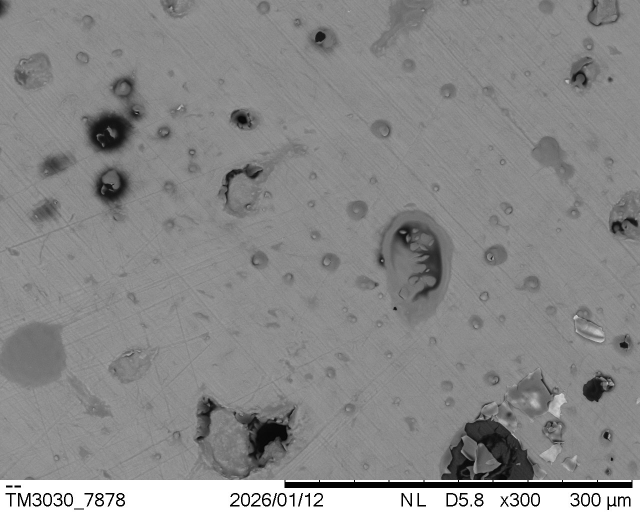
#> input picture data/sem/000_cross_x300_5.jpg, 1280 x 1040 px (shown at 1/2 size)
$ python -i 'step3_预测新样品.py'   (imports and definitions only)   (older library calls are emulated)
#> lines starting #> are read from the running program, lines starting #| are printed output that depends on the picture; after the words box and inside, x2 and y2 are one past the last pixel; in counts of white or black regions, pixels touching at a corner belong together
# ============================================================
# step3_预测新样品.py —— 来了新样品，一键预测老化级别
# ============================================================
# 这一步做什么：
#   1. 你提供了一个新龟甲样品的数据（XRD/IR/SEM，可以只有一种）
#   2. 脚本自动提取和训练时一样的特征
#   3. 用训练好的模型预测这个样品属于哪个老化级别
#   4. 输出预测结果、置信度（把握有多大）、各类别概率
#
# 你需要做的：
#   1. 确保已经运行过 step2_训练模型.py（有训练好的模型）
#   2. 准备好新样品的数据文件（至少一种）
#   3. 运行命令（把路径换成你实际的文件路径）:
#
#      三种都有：
#      python step3_预测新样品.py --xrd data/xrd/GH001_xrd.csv --ir data/ir/GH001_ir.csv --sem_surface data/sem/GH001_surface_5000x.jpg --sem_cross data/sem/GH001_cross_10000x.jpg
#
#      只有IR：
#      python step3_预测新样品.py --ir data/ir/GH001_ir.csv
#
#      只有IR+SEM表面：
#      python step3_预测新样品.py --ir data/ir/GH001_ir.csv --sem_surface data/sem/GH001_surface_5000x.jpg
# ============================================================

# ======================== 导入需要的库 ========================
import os                                     # 操作系统接口，处理文件路径
import sys                                    # 系统模块，用来读取命令行参数
import argparse                               # 命令行参数解析工具，帮你处理 --xrd 这样的参数
import numpy as np                            # 数值计算库
import pandas as pd                           # 表格处理库
import joblib                                 # 模型加载工具
import cv2                                    # OpenCV图像处理库
from scipy.signal import find_peaks           # 找峰函数
from scipy.ndimage import label as nd_label   # 连通区域标记
from scipy import stats                       # 统计函数
from skimage.feature import graycomatrix, graycoprops  # GLCM纹理分析
from skimage.feature import local_binary_pattern         # LBP纹理分析
from skimage.filters import threshold_otsu as otsu_threshold  # Otsu自动阈值
import config                                 # 导入配置文件


# ======================== 特征提取函数（和step1中一样） ========================
# 注意：这里必须使用和 step1_提取特征.py 中完全一样的特征提取方法！
# 否则训练和预测时特征不一致，模型就无法正常工作

# [180 lines left out: functions extract_xrd_features_from_file, extract_ir_features_from_file, not called in this run]


def extract_sem_single(filepath):
    """从单张SEM图片提取特征（和step1中的extract_sem_single_image完全一致）"""
#> called with filepath = 'data/sem/000_cross_x300_5.jpg'
    if not os.path.exists(filepath):           # 检查文件是否存在
        return None

    image = cv2.imread(filepath)               # 读取图片
#> image is the input picture: shape (1040, 1280, 3); min 0, max 255, mean 138.5
    if image is None:
        return None

    image = cv2.resize(image, config.SEM_IMAGE_SIZE, interpolation=cv2.INTER_AREA)  # 缩放到512x512
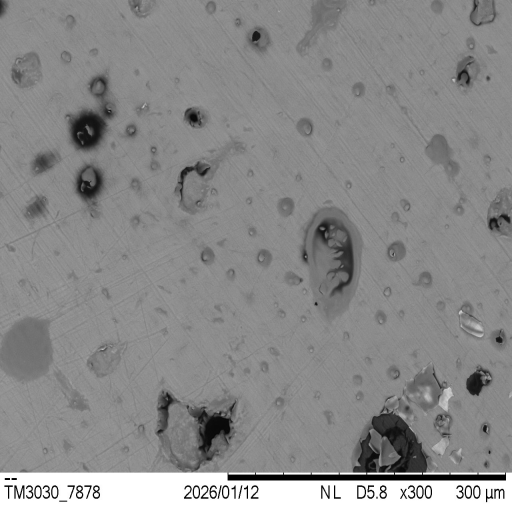
#> image: shape (512, 512, 3); min 0, max 255, mean 138.5
    gray = cv2.cvtColor(image, cv2.COLOR_BGR2GRAY)  # 转灰度图

    features = {}                              # 空字典

    # 灰度统计
    features["gray_mean"] = np.mean(gray)
    features["gray_std"] = np.std(gray)
    features["gray_median"] = np.median(gray)
    features["gray_min"] = np.min(gray)
    features["gray_max"] = np.max(gray)
    features["gray_skewness"] = stats.skew(gray.flatten())
    features["gray_kurtosis"] = stats.kurtosis(gray.flatten())

    # GLCM纹理
    glcm = graycomatrix(                       # 计算灰度共生矩阵
        gray,
        distances=[config.GLCM_DISTANCE],
        angles=[0, np.pi/4, np.pi/2, 3*np.pi/4],
        levels=config.GLCM_LEVELS,
        symmetric=True,
        normed=True
    )

    for prop_name in ["contrast", "dissimilarity", "homogeneity", "energy", "correlation"]:
        prop_values = graycoprops(glcm, prop_name)  # 计算纹理属性
        features[f"glcm_{prop_name}"] = np.mean(prop_values)
#> this loop made 5 passes
#> prop_values on passes 1 to 5: [[213.3, 370.5, 214.8, 360.7]], [[4.38, 5.62, 4.44, 6.07]], [[0.333, 0.339, 0.347, 0.288]], [[0.083, 0.0828, 0.0831, 0.0776]], [[0.922, 0.864, 0.921, 0.867]]
#> after the loop, features = 12 items

    # LBP纹理
    radius = 1
    n_points = 8 * radius
    lbp = local_binary_pattern(gray, n_points, radius, "uniform")
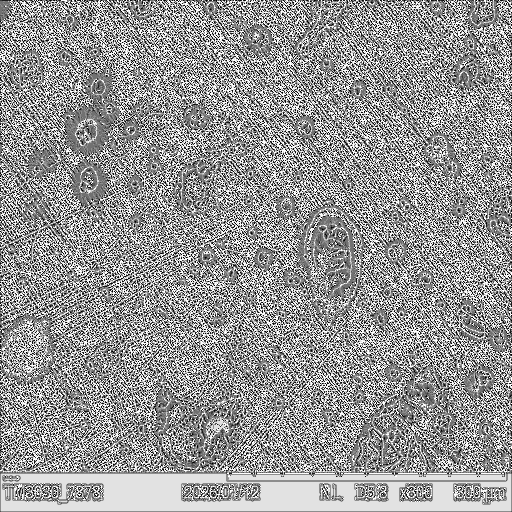
#> lbp: shape (512, 512) float64; min 0, max 9, mean 5.3; drawn with min black and max white

    n_bins = int(n_points + 2)
    hist, _ = np.histogram(lbp.ravel(), bins=n_bins, range=(0, n_bins))
#> hist = [19431, 20742, 12861, 21878, 30555, 26945, 18380, 23896, 43160, 44296]
    hist = hist.astype("float")
    hist /= (hist.sum() + 1e-7)
#> hist = [0.0741, 0.0791, 0.0491, 0.0835, 0.117, 0.103, 0.0701, 0.0912, 0.165, 0.169]

    for i in range(n_bins):
        features[f"lbp_{i}"] = hist[i]
#> after the loop, features = 22 items

    # 形态学特征
    threshold = otsu_threshold(gray)           # Otsu自动阈值
#> threshold = 192
    binary = gray > threshold
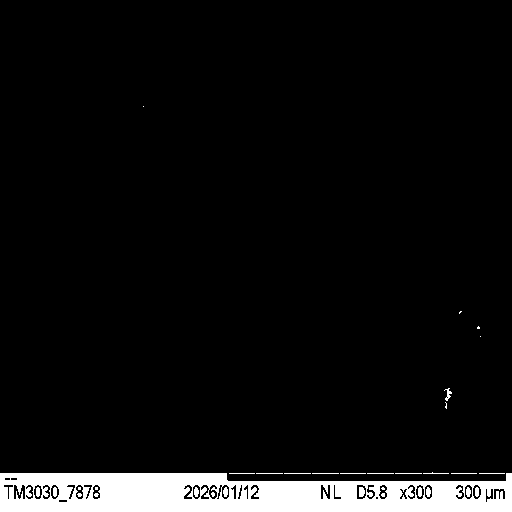
#> binary: shape (512, 512) bool; 6.2% white; 33 white regions (12 under 20 px), largest, box (x1, y1, x2, y2) and area: (0, 473, 512, 512) 15608, (359, 487, 365, 497) 52, (444, 388, 452, 401) 44
    labeled, num_features = nd_label(binary.astype(int))
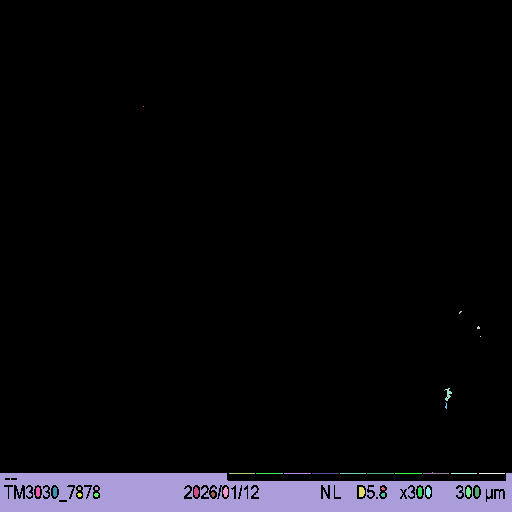
#> labeled: shape (512, 512) int32; 36 distinct labels, from 0 to 35; one colour per label, 0 black
#> num_features = 35

    features["particle_count"] = num_features

    if num_features > 0:
        areas = []
        for i in range(1, num_features + 1):
            area = np.sum(labeled == i)
            areas.append(area)
#> this loop made 35 passes
#> area on passes 5, 9, 10, 11, 12, 13, 14, 15, 16, 17, 18, 19: 43, 27, 15608, 26, 27, 27, 27, 26, 27, 27, 26, 26
#> after the loop, areas = 35 values, max 15608 at index 9, min 1 at index 0, mean 468

        features["morph_mean_area"] = np.mean(areas)
        features["morph_std_area"] = np.std(areas)
        features["morph_max_area"] = np.max(areas)
        features["morph_area_fraction"] = np.sum(binary) / gray.size
        if np.mean(areas) > 0:
            features["morph_area_cv"] = np.std(areas) / np.mean(areas)
        else:
            features["morph_area_cv"] = 0.0
    else:
        features["morph_mean_area"] = 0.0
        features["morph_std_area"] = 0.0
        features["morph_max_area"] = 0.0
        features["morph_area_fraction"] = 0.0
        features["morph_area_cv"] = 0.0

    return features


# [59 lines left out: functions extract_sem_from_files, apply_feature_selection, not called in this run]


# ======================== 主程序 ========================
# [150 lines not run here, left out]

>>> result = extract_sem_single('data/sem/000_cross_x300_5.jpg')
#> result = 28 items

$ run again, on data/sem/000_cross_x400_4.jpg
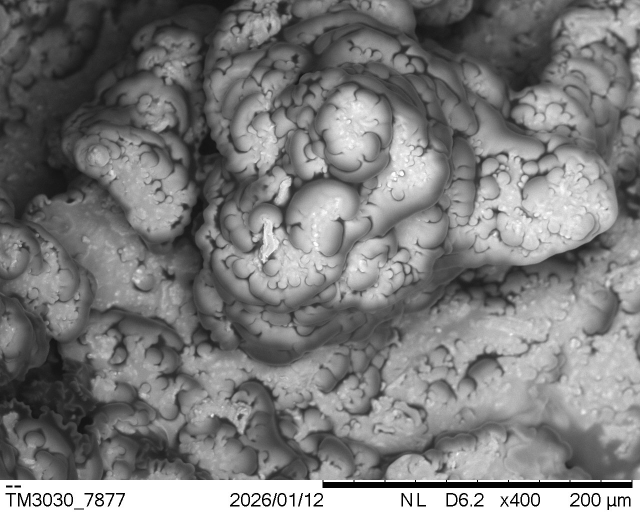
#> input picture data/sem/000_cross_x400_4.jpg, 1280 x 1040 px (shown at 1/2 size)
#> in extract_sem_single, image is the input picture: shape (1040, 1280, 3); min 0, max 255, mean 124.9
#> image: shape (512, 512, 3)
#> the loop in extract_sem_single, `for prop_name in ["contrast", "dissimilarity", "homogeneity", "energy"..` made 5 passes
#> prop_values on passes 1 to 5: [[267.8, 463.9, 241.5, 428.3]], [[7.03, 9.69, 6.51, 9.33]], [[0.242, 0.201, 0.257, 0.205]], [[0.0536, 0.0496, 0.0512, 0.0497]], [[0.961, 0.933, 0.965, 0.938]]
#> after the loop in extract_sem_single, `for prop_name in ["contrast", "dissimilarity", "homogeneity", "energy"..`: features = 12 items
#> in extract_sem_single, `hist, _ = np.histogram(lbp.ravel(), bins=n_bins, range=(0, n_bins))`: hist = [5458, 9012, 12118, 41077, 82639, 42383, 16638, 13407, 23658, 15754]
#> in extract_sem_single, `hist /= (hist.sum() + 1e-7)`: hist = [0.0208, 0.0344, 0.0462, 0.157, 0.315, 0.162, 0.0635, 0.0511, 0.0902, 0.0601]
#> after the loop in extract_sem_single, `for i in range(n_bins):`: features = 22 items
#> threshold = 132
#> in extract_sem_single, `binary = gray > threshold`:
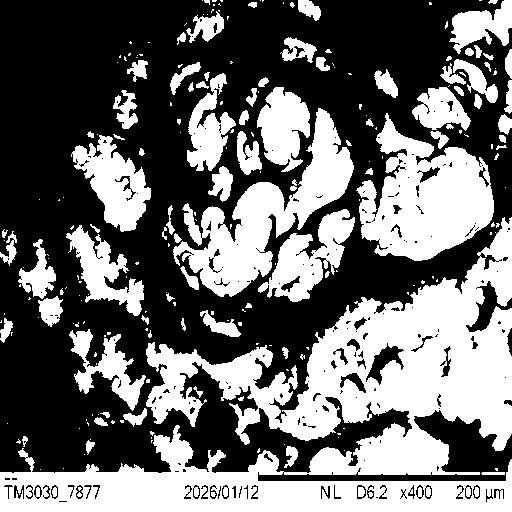
#> binary: shape (512, 512) bool; 42.4% white; 228 white regions (145 under 20 px), largest, box (x1, y1, x2, y2) and area: (0, 217, 512, 512) 55473, (356, 113, 494, 261) 11705, (173, 108, 354, 297) 10792
#> in extract_sem_single, `labeled, num_features = nd_label(binary.astype(int))`:
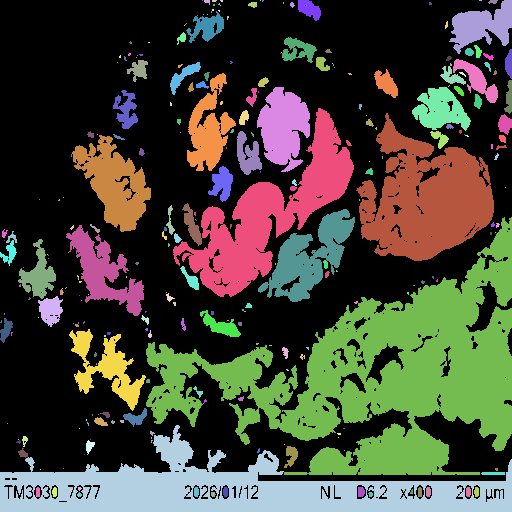
#> labeled: shape (512, 512) int32; 275 distinct labels, from 0 to 274; one colour per label, 0 black
#> num_features = 274
#> the loop in extract_sem_single, `for i in range(1, num_features + 1):` made 274 passes
#> area on passes 7, 9, 10: 307, 29, 1858
#> after the loop in extract_sem_single, `for i in range(1, num_features + 1):`: areas = 274 values, max 36525 at index 133, min 1 at index 0, mean 405.8
#> result = 28 items

$ run again, on data/sem/000_cross_x40_1.jpg
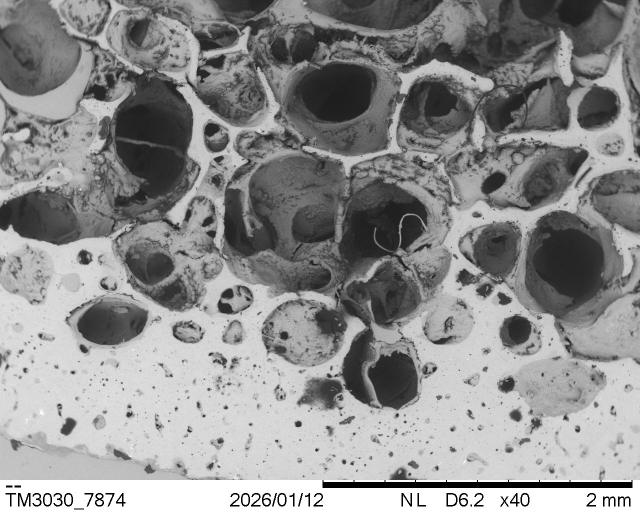
#> input picture data/sem/000_cross_x40_1.jpg, 1280 x 1040 px (shown at 1/2 size)
#> in extract_sem_single, image is the input picture: shape (1040, 1280, 3); min 0, max 255, mean 143.5
#> image: shape (512, 512, 3)
#> the loop in extract_sem_single, `for prop_name in ["contrast", "dissimilarity", "homogeneity", "energy"..` made 5 passes
#> prop_values on passes 1 to 5: [[358.4, 588.5, 315.8, 565.7]], [[8.64, 11.42, 8.13, 11.26]], [[0.282, 0.249, 0.291, 0.25]], [[0.0571, 0.0532, 0.0549, 0.0533]], [[0.958, 0.932, 0.963, 0.934]]
#> after the loop in extract_sem_single, `for prop_name in ["contrast", "dissimilarity", "homogeneity", "energy"..`: features = 12 items
#> in extract_sem_single, `hist, _ = np.histogram(lbp.ravel(), bins=n_bins, range=(0, n_bins))`: hist = [13728, 17567, 13596, 28208, 45219, 36585, 19072, 19767, 35317, 33085]
#> in extract_sem_single, `hist /= (hist.sum() + 1e-7)`: hist = [0.0524, 0.067, 0.0519, 0.108, 0.172, 0.14, 0.0728, 0.0754, 0.135, 0.126]
#> after the loop in extract_sem_single, `for i in range(n_bins):`: features = 22 items
#> threshold = 139
#> in extract_sem_single, `binary = gray > threshold`:
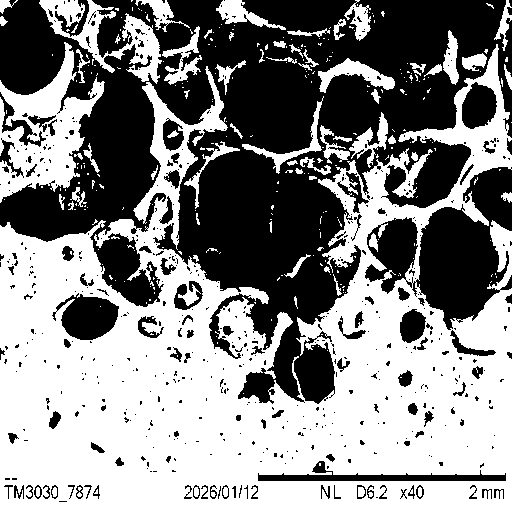
#> binary: shape (512, 512) bool; 53.3% white; 555 black regions (446 under 20 px), largest, box (x1, y1, x2, y2) and area: (0, 0, 512, 404) 95141, (365, 167, 512, 330) 11793, (52, 293, 119, 340) 2019
#> in extract_sem_single, `labeled, num_features = nd_label(binary.astype(int))`:
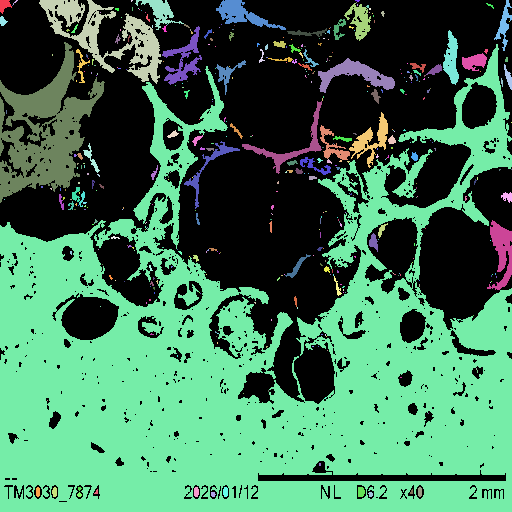
#> labeled: shape (512, 512) int32; 438 distinct labels, from 0 to 437; one colour per label, 0 black
#> num_features = 437
#> the loop in extract_sem_single, `for i in range(1, num_features + 1):` made 437 passes
#> area on passes 1, 3, 5: 101, 3383, 479
#> after the loop in extract_sem_single, `for i in range(1, num_features + 1):`: areas = 437 values, max 117031 at index 75, min 1 at index 8, mean 320
#> result = 28 items

$ run again, on data/sem/000_cross_x40_2.jpg
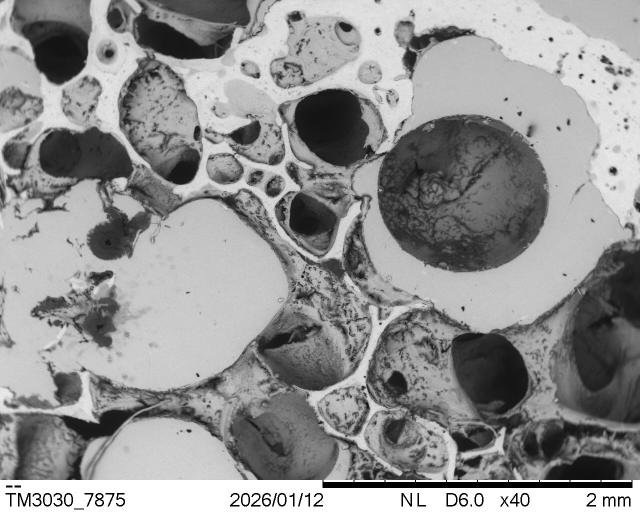
#> input picture data/sem/000_cross_x40_2.jpg, 1280 x 1040 px (shown at 1/2 size)
#> in extract_sem_single, image is the input picture: shape (1040, 1280, 3); min 0, max 255, mean 146.9
#> image: shape (512, 512, 3)
#> the loop in extract_sem_single, `for prop_name in ["contrast", "dissimilarity", "homogeneity", "energy"..` made 5 passes
#> prop_values on passes 1 to 5: [[353.9, 590.9, 325.4, 590.8]], [[8.32, 10.98, 7.9, 11.18]], [[0.304, 0.271, 0.312, 0.27]], [[0.0573, 0.0536, 0.0551, 0.0535]], [[0.96, 0.933, 0.963, 0.933]]
#> after the loop in extract_sem_single, `for prop_name in ["contrast", "dissimilarity", "homogeneity", "energy"..`: features = 12 items
#> in extract_sem_single, `hist, _ = np.histogram(lbp.ravel(), bins=n_bins, range=(0, n_bins))`: hist = [12904, 17343, 12749, 28255, 47210, 35535, 18848, 19608, 36493, 33199]
#> in extract_sem_single, `hist /= (hist.sum() + 1e-7)`: hist = [0.0492, 0.0662, 0.0486, 0.108, 0.18, 0.136, 0.0719, 0.0748, 0.139, 0.127]
#> after the loop in extract_sem_single, `for i in range(n_bins):`: features = 22 items
#> threshold = 136
#> in extract_sem_single, `binary = gray > threshold`:
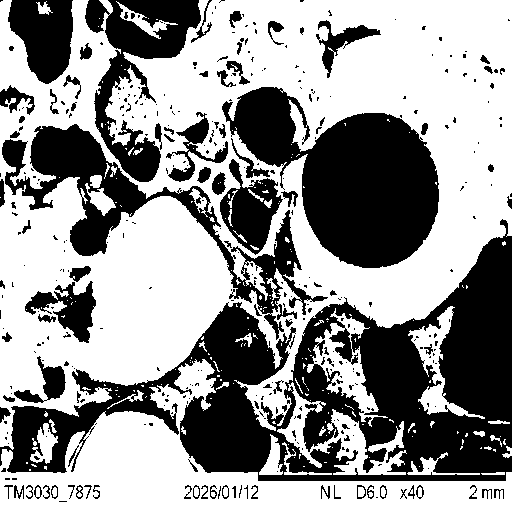
#> binary: shape (512, 512) bool; 58.8% white; 379 black regions (281 under 20 px), largest, box (x1, y1, x2, y2) and area: (0, 219, 512, 481) 48219, (222, 87, 439, 268) 21183, (2, 124, 328, 340) 12125
#> in extract_sem_single, `labeled, num_features = nd_label(binary.astype(int))`:
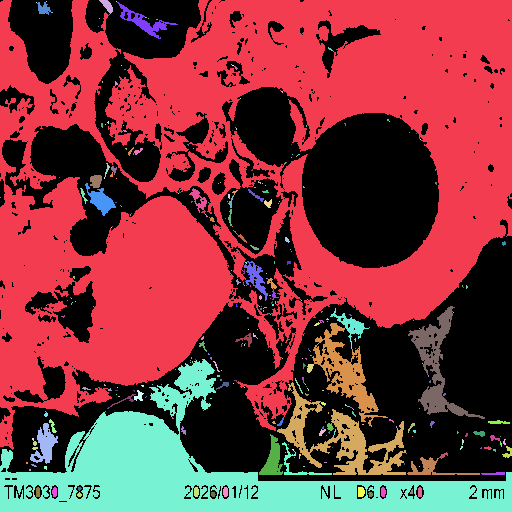
#> labeled: shape (512, 512) int32; 348 distinct labels, from 0 to 347; one colour per label, 0 black
#> num_features = 347
#> the loop in extract_sem_single, `for i in range(1, num_features + 1):` made 347 passes
#> area on passes 1, 2, 6: 115551, 97, 110
#> after the loop in extract_sem_single, `for i in range(1, num_features + 1):`: areas = 347 values, max 115551 at index 0, min 1 at index 2, mean 444.4
#> result = 28 items
